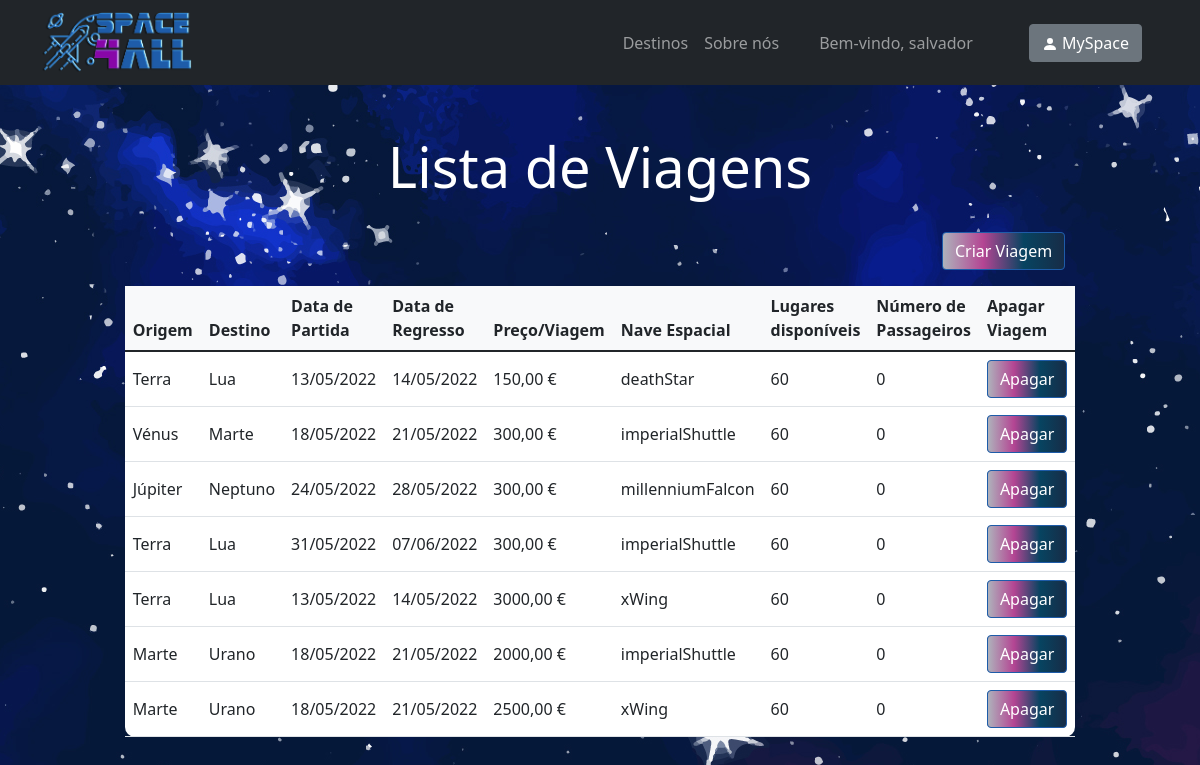
Screenshot of /trip-list (signed in) with the database file from the repository.
### space_trip/models.py (models this page shows)
class Trip(models.Model):
 origin = models.CharField(max_length=50)
 destination = models.CharField(max_length=50)
 departure_date = models.DateTimeField('departure_date')
 return_date = models.DateTimeField('return_date')
 price = models.IntegerField(default=600)
 spaceship = models.CharField(max_length=50)
 available_seats = models.IntegerField(default=60)
 number_of_passengers = models.IntegerField(default=0)

### space_trip/views.py (the view)
# urls.py: path("trip-list", views.tripList, name="trip-list"),
def tripList(request):
    trip_list = Trip.objects.all()
    return render(request, 'space_trip/trip-list.html', {'trip_list': trip_list})

### space_trip/templates/space_trip/trip-list.html (shortened to what this page needs)
{% extends "./index.html" %}
{% load static %}
{% block body %}
<div>
      <br><br>
       <h1 style="color: white; text-align: center;" class="glow display-4">Lista de Viagens</h1>
      <br>
      <a href="{% url 'space_trip:trip-management' %}"><button class="btn btn-primary btn-block fa-lg gradient-custom-2 mb-3" style="position: relative; left: 78.5%">Criar Viagem</button></a>
      <br>
      {% if trip_list %}
          <table class="table align-middle mb-0 bg-white w-75" style="border-radius: 10px; margin-left: auto; margin-right: auto;">
            <thead class="bg-light">
              <tr>
                <th>Origem</th>
                <th>Destino</th>
                <th>Data de Partida</th>
                <th>Data de Regresso</th>
                <th>Preço/Viagem</th>
                <th>Nave Espacial</th>
                <th>Lugares disponíveis</th>
                <th>Número de Passageiros</th>
                <th>Apagar Viagem</th>
              </tr>
            </thead>
            <tbody>
            {% for trip in trip_list %}
                  <tr>
                    <td>
                        {{ trip.origin }}
                    </td>
                    <td>
                        {{ trip.destination }}
                    </td>
                    <td>
                        {{ trip.departure_date|date:"d/m/Y" }}
                    </td>
                    <td>
                        {{ trip.return_date|date:"d/m/Y" }}
                    </td>
                    <td>
                        {{ trip.price }},00 €
                    </td>
                    <td>
                        {{ trip.spaceship }}
                    </td>
                    <td>
                        {{ trip.available_seats }}
                    </td>
                    <td>
                        {{ trip.number_of_passengers }}
                    </td>
                    <td>
                        <form action="{% url 'space_trip:deleteTrip' trip.id %}" method="get" onSubmit="return confirm('Tem a certeza de que deseja apagar a viagem?')">
                            <input class="btn btn-primary btn-block fa-lg gradient-custom-2" type="submit" value="Apagar" />
                        </form>
                    </td>
                  </tr>
                {% endfor %}
            </tbody>
          </table>
    {% else %}
        <h1 style="color: white; text-align: center;" class="glow display-4">Não existem viagens disponíveis</h1>
    {% endif %}
</div>
{% endblock %}

### space_trip/templates/space_trip/index.html (shortened to what this page needs)
<!DOCTYPE html>
<html lang="pt">
<head>
    {% load static %}
    <link rel="stylesheet" type="text/css" href="{% static 'space_trip/css/bootstrap.css' %}">
</head>
{% block navbar %}
<nav id="navbar_top" class="navbar navbar-expand-lg navbar-dark bg-dark">
    <div class="container">
        <a class="navbar-brand me-2" href="{% url 'space_trip:index' %}">
            <img src="{% static 'spicy space/Space4All - effects.png' %}" height="60px" alt="Logo"
                 loading="lazy" style="margin-top: -1px;"/>
        </a>
        <div class="collapse navbar-collapse" id="navbarButtonsExample">
            <div class="mx-5">
                <ul class="navbar-nav" style="position: relative;">
                    <li class="nav-item">
                        <a class="nav-link" href="{% url 'space_trip:destinations' %}">Destinos</a>
                    </li>
                    <li class="nav-item">
                        <a class="nav-link" href="{% url 'space_trip:about-us' %}">Sobre nós</a>
                    </li>
                    {% if request.user.is_authenticated %}
                    <li class="ms-4 nav-item glow">
                        <a class="nav-link">Bem-vindo, {{request.user.username}}</a>
                    </li>
                    {% endif %}
                </ul>
            </div>
            <div class="d-flex align-items-center">
                {% if request.user.is_authenticated %}
                    <a type="button" class="btn btn-secondary me-3" href="{% url 'space_trip:profile' %}">
                        <svg xmlns="http://www.w3.org/2000/svg" width="16" height="16" fill="currentColor" class="bi bi-person-fill" viewBox="0 0 16 16">
                            <path d="M3 14s-1 0-1-1 1-4 6-4 6 3 6 4-1 1-1 1H3zm5-6a3 3 0 1 0 0-6 3 3 0 0 0 0 6z"/>
                        </svg>
                        MySpace
                    </a>
                {% endif %}
            </div>
        </div>
    </div>
</nav>
{% endblock %}
{% block body %}{% endblock %}
</html>

### space_trip/templates/space_trip/index.html (style rules this page uses)
.glow { color: #fff; text-align: left; animation: glow 1s ease-in-out infinite alternate; }

### rows the page displays
Trip: origin "Terra", destination "Lua", departure_date "13/05/2022", return_date "14/05/2022", price "150", spaceship "deathStar", available_seats "60", number_of_passengers "0"
Trip: origin "Vénus", destination "Marte", departure_date "18/05/2022", return_date "21/05/2022", price "300", spaceship "imperialShuttle", available_seats "60", number_of_passengers "0"
Trip: origin "Júpiter", destination "Neptuno", departure_date "24/05/2022", return_date "28/05/2022", price "300", spaceship "millenniumFalcon", available_seats "60", number_of_passengers "0"
Trip: origin "Terra", destination "Lua", departure_date "31/05/2022", return_date "07/06/2022", price "300", spaceship "imperialShuttle", available_seats "60", number_of_passengers "0"
Trip: origin "Terra", destination "Lua", departure_date "13/05/2022", return_date "14/05/2022", price "3000", spaceship "xWing", available_seats "60", number_of_passengers "0"
Trip: origin "Marte", destination "Urano", departure_date "18/05/2022", return_date "21/05/2022", price "2000", spaceship "imperialShuttle", available_seats "60", number_of_passengers "0"
Trip: origin "Marte", destination "Urano", departure_date "18/05/2022", return_date "21/05/2022", price "2500", spaceship "xWing", available_seats "60", number_of_passengers "0"

### other values shown
{{ request.user.username }} "salvador"
